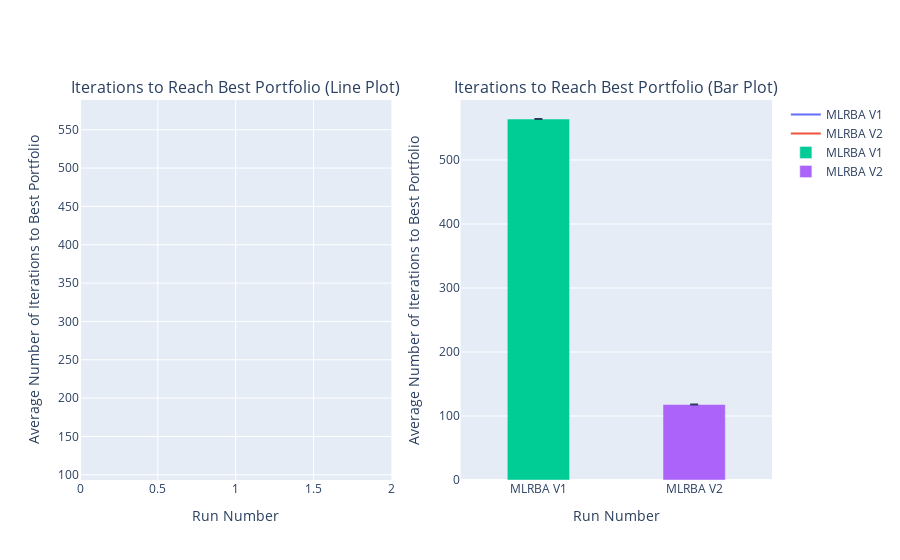

Notebook cell for this chart:
### Code cell
import plotly.graph_objects as go
from plotly.subplots import make_subplots

fig = make_subplots(
    rows=1, cols=2,
    subplot_titles=[
        "Iterations to Reach Best Portfolio (Line Plot)",
        "Iterations to Reach Best Portfolio (Bar Plot)"
    ],)

fig.add_trace(
    go.Scatter(x=list(range(1, num_runs + 1)), y=best_iterations_v1, mode='lines', name='MLRBA V1'),
    row=1, col=1
)
fig.add_trace(
    go.Scatter(x=list(range(1, num_runs + 1)), y=best_iterations_v2, mode='lines', name='MLRBA V2'),
    row=1, col=1
)
fig.update_xaxes(title_text='Run Number', row=1, col=1)
fig.update_yaxes(title_text='Average Number of Iterations to Best Portfolio', row=1, col=1)

fig.add_trace(
    go.Bar(x=['MLRBA V1'], y=[average_iteration_V1], name='MLRBA V1', width=0.4,
           error_y=dict(type='data', array=[std_dev_V1], visible=True)),
    row=1, col=2
)
fig.add_trace(
    go.Bar(x=['MLRBA V2'], y=[average_iteration_V2], name='MLRBA V2', width=0.4,
           error_y=dict(type='data', array=[std_dev_V2], visible=True)),
    row=1, col=2
)
fig.update_xaxes(title_text='Run Number', row=1, col=2)
fig.update_yaxes(title_text='Average Number of Iterations to Best Portfolio', row=1, col=2)

fig.show()

### Figure 1 — Plotly figure (JSON) as saved in the notebook; plotly's stock layout.template omitted (floating-point values rounded to 4 significant figures)
{"data": [{"mode": "lines", "name": "MLRBA V1", "type": "scatter", "x": [1], "xaxis": "x", "y": [564], "yaxis": "y"}, {"mode": "lines", "name": "MLRBA V2", "type": "scatter", "x": [1], "xaxis": "x", "y": [118], "yaxis": "y"}, {"error_y": {"array": [0], "type": "data", "visible": true}, "name": "MLRBA V1", "type": "bar", "width": 0.4, "x": ["MLRBA V1"], "xaxis": "x2", "y": [564], "yaxis": "y2"}, {"error_y": {"array": [0], "type": "data", "visible": true}, "name": "MLRBA V2", "type": "bar", "width": 0.4, "x": ["MLRBA V2"], "xaxis": "x2", "y": [118], "yaxis": "y2"}], "layout": {"annotations": [{"font": {"size": 16}, "showarrow": false, "text": "Iterations to Reach Best Portfolio (Line Plot)", "x": 0.225, "xanchor": "center", "xref": "paper", "y": 1, "yanchor": "bottom", "yref": "paper"}, {"font": {"size": 16}, "showarrow": false, "text": "Iterations to Reach Best Portfolio (Bar Plot)", "x": 0.775, "xanchor": "center", "xref": "paper", "y": 1, "yanchor": "bottom", "yref": "paper"}], "xaxis": {"anchor": "y", "domain": [0, 0.45], "title": {"text": "Run Number"}}, "xaxis2": {"anchor": "y2", "domain": [0.55, 1], "title": {"text": "Run Number"}}, "yaxis": {"anchor": "x", "domain": [0, 1], "title": {"text": "Average Number of Iterations to Best Portfolio"}}, "yaxis2": {"anchor": "x2", "domain": [0, 1], "title": {"text": "Average Number of Iterations to Best Portfolio"}}}}
